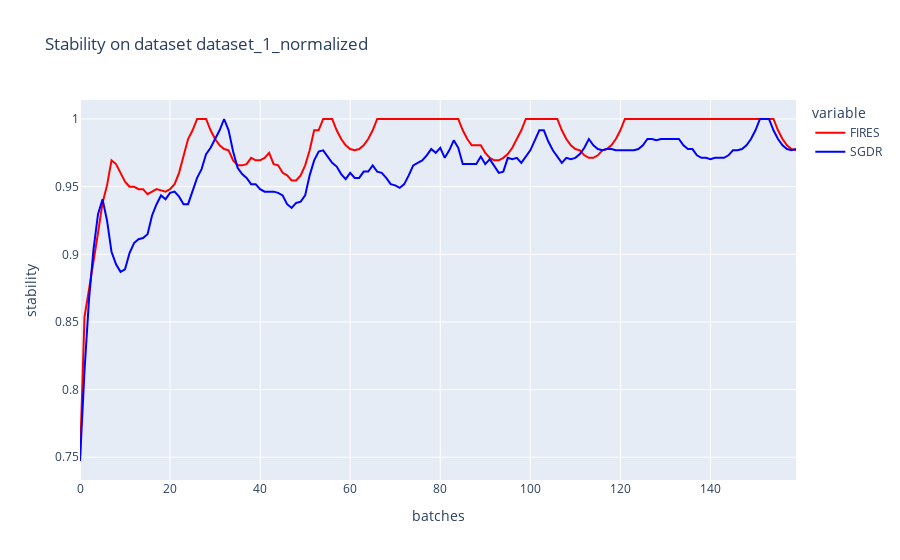

Source (notebook cell):
### Markdown cell above
### Plot all

### Code cell
# stability
title = "Stability on dataset {}".format(dataset_name)
col_names = ["FIRES", "SGDR"]
d = {"FIRES":fires_cuda_stability, "SGDR":sgdr_stability}
df = pd.DataFrame(d, columns=col_names)
fig = px.line(df, y = col_names, title=title, labels={"index":"batches", "value":"stability"}, color_discrete_map={'FIRES': 'red', "SGDR": "blue"})
fig.show()

### Figure 1 — Plotly figure (JSON) as saved in the notebook; plotly's stock layout.template omitted (floating-point values rounded to 4 significant figures; data arrays with more than 128 entries replaced by an {"elided": "..."} marker saying what was removed)
{"data": [{"hovertemplate": "variable=FIRES<br>batches=%{x}<br>stability=%{y}<extra></extra>", "legendgroup": "FIRES", "line": {"color": "red", "dash": "solid"}, "mode": "lines", "name": "FIRES", "orientation": "v", "showlegend": true, "type": "scatter", "x": {"elided": "160 int values"}, "xaxis": "x", "y": {"elided": "160 float values"}, "yaxis": "y"}, {"hovertemplate": "variable=SGDR<br>batches=%{x}<br>stability=%{y}<extra></extra>", "legendgroup": "SGDR", "line": {"color": "blue", "dash": "solid"}, "mode": "lines", "name": "SGDR", "orientation": "v", "showlegend": true, "type": "scatter", "x": {"elided": "160 int values"}, "xaxis": "x", "y": {"elided": "160 float values"}, "yaxis": "y"}], "layout": {"legend": {"title": {"text": "variable"}, "tracegroupgap": 0}, "title": {"text": "Stability on dataset dataset_1_normalized"}, "xaxis": {"anchor": "y", "domain": [0, 1], "title": {"text": "batches"}}, "yaxis": {"anchor": "x", "domain": [0, 1], "title": {"text": "stability"}}}}
